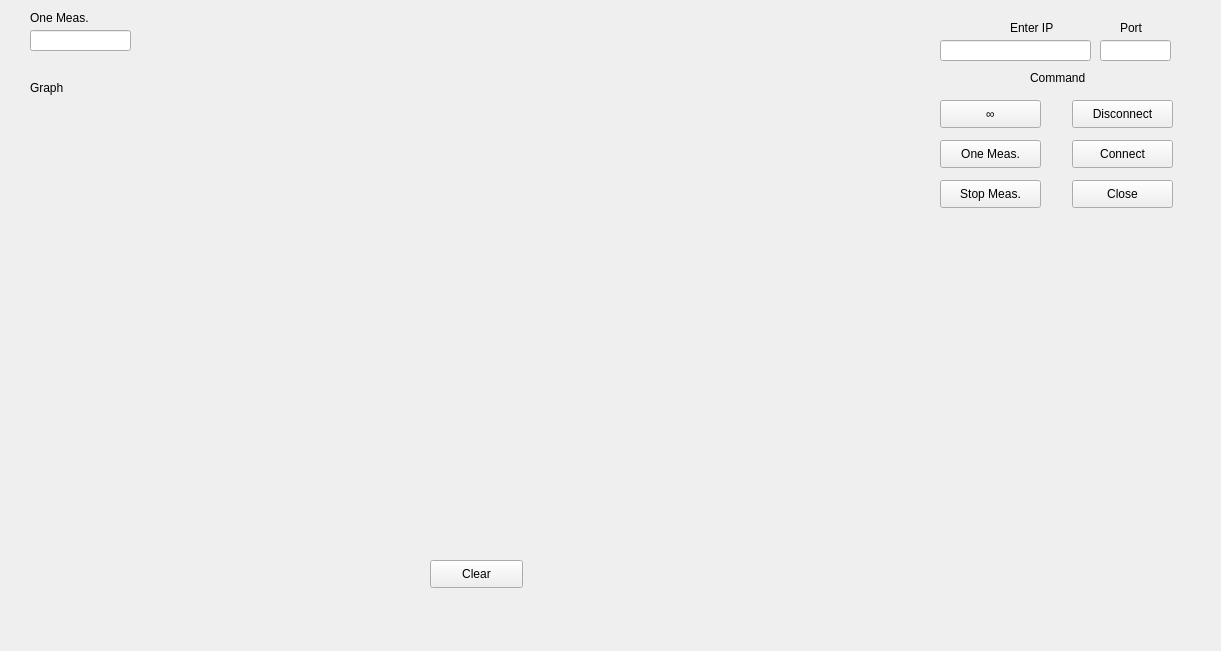
<?xml version="1.0" encoding="UTF-8"?>
<ui version="4.0">
 <class>MainWindow</class>
 <widget class="QMainWindow" name="MainWindow">
  <property name="geometry">
   <rect>
    <x>0</x>
    <y>0</y>
    <width>1221</width>
    <height>651</height>
   </rect>
  </property>
  <property name="windowTitle">
   <string>MainWindow</string>
  </property>
  <widget class="QWidget" name="centralwidget">
   <widget class="QLineEdit" name="IP_edit">
    <property name="geometry">
     <rect>
      <x>940</x>
      <y>40</y>
      <width>151</width>
      <height>21</height>
     </rect>
    </property>
   </widget>
   <widget class="QLabel" name="label">
    <property name="geometry">
     <rect>
      <x>1010</x>
      <y>20</y>
      <width>55</width>
      <height>16</height>
     </rect>
    </property>
    <property name="text">
     <string>Enter IP</string>
    </property>
   </widget>
   <widget class="QLabel" name="label_2">
    <property name="geometry">
     <rect>
      <x>1030</x>
      <y>70</y>
      <width>61</width>
      <height>16</height>
     </rect>
    </property>
    <property name="text">
     <string>Command</string>
    </property>
   </widget>
   <widget class="QPushButton" name="stop_meas_but">
    <property name="geometry">
     <rect>
      <x>940</x>
      <y>180</y>
      <width>101</width>
      <height>28</height>
     </rect>
    </property>
    <property name="text">
     <string>Stop Meas.</string>
    </property>
   </widget>
   <widget class="QPushButton" name="close_but">
    <property name="geometry">
     <rect>
      <x>1072</x>
      <y>180</y>
      <width>101</width>
      <height>28</height>
     </rect>
    </property>
    <property name="text">
     <string>Close</string>
    </property>
   </widget>
   <widget class="QLabel" name="label_3">
    <property name="geometry">
     <rect>
      <x>30</x>
      <y>10</y>
      <width>91</width>
      <height>16</height>
     </rect>
    </property>
    <property name="text">
     <string>One Meas.</string>
    </property>
   </widget>
   <widget class="QPushButton" name="connect_but">
    <property name="geometry">
     <rect>
      <x>1072</x>
      <y>140</y>
      <width>101</width>
      <height>28</height>
     </rect>
    </property>
    <property name="text">
     <string>Connect</string>
    </property>
   </widget>
   <widget class="QPushButton" name="disconnect_but">
    <property name="geometry">
     <rect>
      <x>1072</x>
      <y>100</y>
      <width>101</width>
      <height>28</height>
     </rect>
    </property>
    <property name="text">
     <string>Disconnect</string>
    </property>
   </widget>
   <widget class="QPushButton" name="clear_but">
    <property name="geometry">
     <rect>
      <x>430</x>
      <y>560</y>
      <width>93</width>
      <height>28</height>
     </rect>
    </property>
    <property name="text">
     <string>Clear</string>
    </property>
   </widget>
   <widget class="QPushButton" name="one_frame_but">
    <property name="geometry">
     <rect>
      <x>940</x>
      <y>140</y>
      <width>101</width>
      <height>28</height>
     </rect>
    </property>
    <property name="text">
     <string>One Meas.</string>
    </property>
   </widget>
   <widget class="QLabel" name="label_4">
    <property name="geometry">
     <rect>
      <x>30</x>
      <y>80</y>
      <width>81</width>
      <height>16</height>
     </rect>
    </property>
    <property name="text">
     <string>Graph</string>
    </property>
   </widget>
   <widget class="QLineEdit" name="Port_edit">
    <property name="geometry">
     <rect>
      <x>1100</x>
      <y>40</y>
      <width>71</width>
      <height>21</height>
     </rect>
    </property>
   </widget>
   <widget class="QLabel" name="label_6">
    <property name="geometry">
     <rect>
      <x>1120</x>
      <y>20</y>
      <width>31</width>
      <height>16</height>
     </rect>
    </property>
    <property name="text">
     <string>Port</string>
    </property>
   </widget>
   <widget class="QPushButton" name="contin_meas_but">
    <property name="geometry">
     <rect>
      <x>940</x>
      <y>100</y>
      <width>101</width>
      <height>28</height>
     </rect>
    </property>
    <property name="text">
     <string>∞</string>
    </property>
   </widget>
   <widget class="QCustomPlot" name="graph_lb" native="true">
    <property name="geometry">
     <rect>
      <x>30</x>
      <y>100</y>
      <width>891</width>
      <height>441</height>
     </rect>
    </property>
   </widget>
   <widget class="QLineEdit" name="OneMeas_lb">
    <property name="geometry">
     <rect>
      <x>30</x>
      <y>30</y>
      <width>101</width>
      <height>21</height>
     </rect>
    </property>
   </widget>
  </widget>
 </widget>
 <customwidgets>
  <customwidget>
   <class>QCustomPlot</class>
   <extends>QWidget</extends>
   <header>qcustomplot.h</header>
   <container>1</container>
  </customwidget>
 </customwidgets>
 <resources/>
 <connections/>
</ui>
